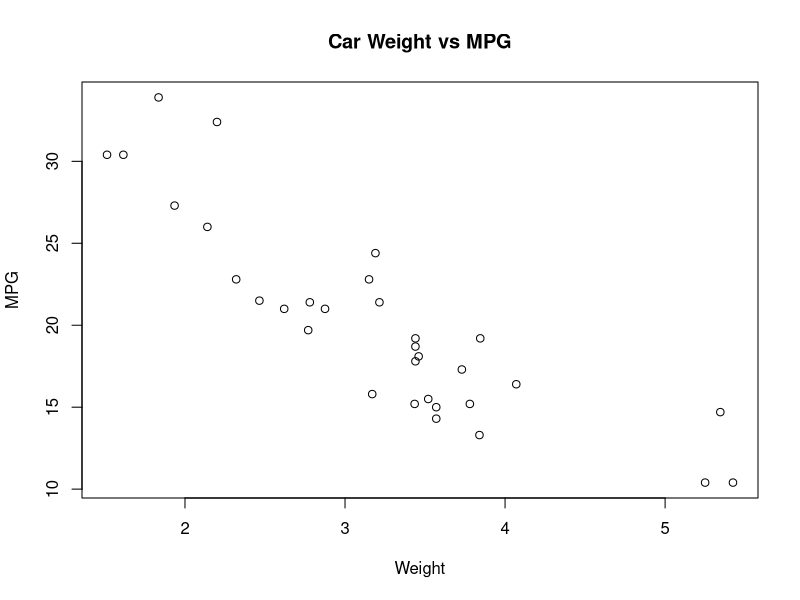

Write R code to recreate this figure.
## ---- chunk 1
head(mtcars)
## ---- chunk 2
plot(mtcars$wt, mtcars$mpg, xlab = "Weight", ylab = "MPG", title(main = "Car Weight vs MPG"))
